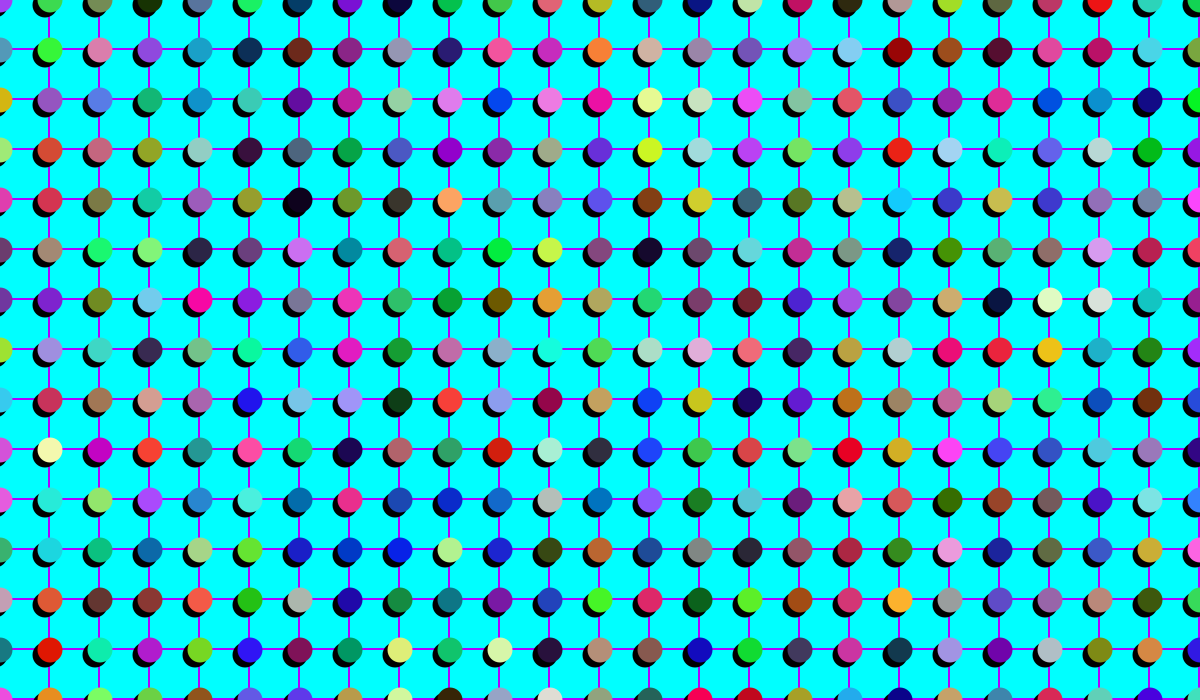
Frame 1 (no input)
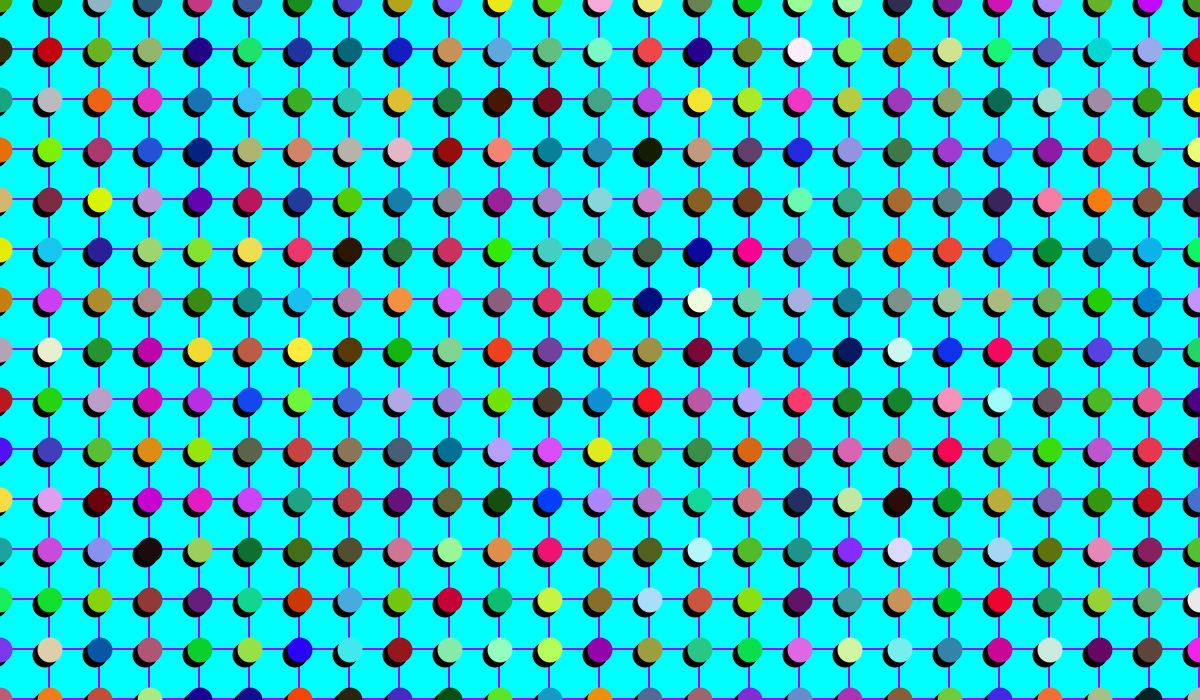
Frame 60 (the mouse pressed at the canvas centre just before this capture)
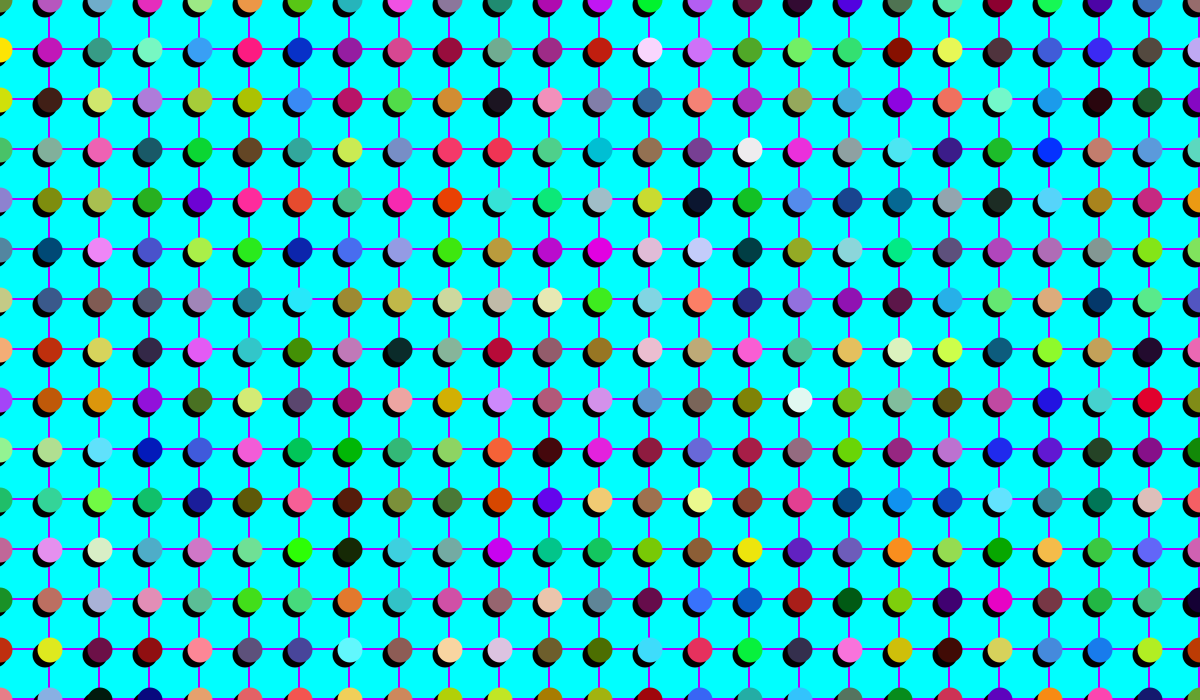
Frame 120 (the mouse held since frame 60 and released just before this capture)

The Processing sketch that drew these frames (run headless with seeded random() and noise(); from frame 60 on, the mouse is pressed at the canvas centre):

// Processing sketch: processing_5946
// ── processing_5946.pde

int x;
int y;

void setup (){
  size (1200,700);

}


void draw(){
  background(175, 0, 255);

  y = 0;

  while(y < height+100){
    x = 0;
    while (x < width+100){  

      noStroke();

      fill(0, 255, 255);
      rect(x, y, 48, 48);

      fill(0);
      ellipse(x-5,y+5, 25, 25);

      fill(random(255), random(255), random(255));
      ellipse(x,y,25,25);


      x = x + 50;

    }
    y = y + 50;
  }
} 
